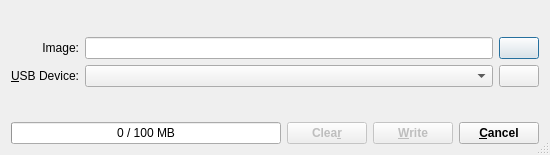
<?xml version="1.0" encoding="UTF-8"?>
<ui version="4.0">
 <class>MainDialog</class>
 <widget class="QDialog" name="MainDialog">
  <property name="geometry">
   <rect>
    <x>0</x>
    <y>0</y>
    <width>550</width>
    <height>155</height>
   </rect>
  </property>
  <property name="sizePolicy">
   <sizepolicy hsizetype="Preferred" vsizetype="Preferred">
    <horstretch>0</horstretch>
    <verstretch>0</verstretch>
   </sizepolicy>
  </property>
  <property name="minimumSize">
   <size>
    <width>0</width>
    <height>0</height>
   </size>
  </property>
  <property name="maximumSize">
   <size>
    <width>16777215</width>
    <height>16777215</height>
   </size>
  </property>
  <property name="acceptDrops">
   <bool>true</bool>
  </property>
  <property name="windowTitle">
   <string notr="true">ROSA Image Writer</string>
  </property>
  <property name="windowIcon">
   <iconset resource="RosaImageWriter.qrc">
    <normaloff>:/res/icon-rosa.svg</normaloff>:/res/icon-rosa.svg</iconset>
  </property>
  <property name="windowFlags">
   <enum>Qt::WindowCloseButtonHint</enum>
  </property>
  <property name="sizeGripEnabled">
   <bool>true</bool>
  </property>
  <layout class="QVBoxLayout" name="mainVerticalLayout">
   <property name="sizeConstraint">
    <enum>QLayout::SetDefaultConstraint</enum>
   </property>
   <item>
    <layout class="QHBoxLayout" name="titleHorizontalLayout">
     <property name="sizeConstraint">
      <enum>QLayout::SetDefaultConstraint</enum>
     </property>
     <item>
      <widget class="QLabel" name="logo">
       <property name="sizePolicy">
        <sizepolicy hsizetype="Preferred" vsizetype="Fixed">
         <horstretch>0</horstretch>
         <verstretch>0</verstretch>
        </sizepolicy>
       </property>
       <property name="text">
        <string/>
       </property>
       <property name="pixmap">
        <pixmap resource="RosaImageWriter.qrc">:/res/logo-rosa.png</pixmap>
       </property>
       <property name="margin">
        <number>0</number>
       </property>
      </widget>
     </item>
     <item>
      <spacer name="horizontalSpacer">
       <property name="orientation">
        <enum>Qt::Horizontal</enum>
       </property>
       <property name="sizeHint" stdset="0">
        <size>
         <width>40</width>
         <height>20</height>
        </size>
       </property>
      </spacer>
     </item>
    </layout>
   </item>
   <item>
    <layout class="QGridLayout" name="controlsGridLayout">
     <item row="0" column="1">
      <widget class="QLineEdit" name="imageEdit">
       <property name="acceptDrops">
        <bool>false</bool>
       </property>
       <property name="dragEnabled">
        <bool>true</bool>
       </property>
       <property name="readOnly">
        <bool>true</bool>
       </property>
      </widget>
     </item>
     <item row="1" column="0">
      <widget class="QLabel" name="deviceLabel">
       <property name="text">
        <string>&amp;USB Device:</string>
       </property>
       <property name="alignment">
        <set>Qt::AlignRight|Qt::AlignTrailing|Qt::AlignVCenter</set>
       </property>
       <property name="buddy">
        <cstring>deviceList</cstring>
       </property>
      </widget>
     </item>
     <item row="0" column="0">
      <widget class="QLabel" name="imageLabel">
       <property name="sizePolicy">
        <sizepolicy hsizetype="Preferred" vsizetype="Fixed">
         <horstretch>0</horstretch>
         <verstretch>0</verstretch>
        </sizepolicy>
       </property>
       <property name="text">
        <string>Image:</string>
       </property>
       <property name="alignment">
        <set>Qt::AlignRight|Qt::AlignTrailing|Qt::AlignVCenter</set>
       </property>
      </widget>
     </item>
     <item row="1" column="1">
      <widget class="QComboBox" name="deviceList">
       <property name="duplicatesEnabled">
        <bool>true</bool>
       </property>
      </widget>
     </item>
     <item row="0" column="2">
      <widget class="QPushButton" name="imageSelectButton">
       <property name="toolTip">
        <string>Open image file</string>
       </property>
       <property name="text">
        <string/>
       </property>
       <property name="icon">
        <iconset resource="RosaImageWriter.qrc">
         <normaloff>:/res/icon-open.ico</normaloff>:/res/icon-open.ico</iconset>
       </property>
      </widget>
     </item>
     <item row="1" column="2">
      <widget class="QPushButton" name="deviceRefreshButton">
       <property name="toolTip">
        <string>Refresh the list</string>
       </property>
       <property name="text">
        <string/>
       </property>
       <property name="icon">
        <iconset resource="RosaImageWriter.qrc">
         <normaloff>:/res/icon-refresh.ico</normaloff>:/res/icon-refresh.ico</iconset>
       </property>
      </widget>
     </item>
    </layout>
   </item>
   <item>
    <spacer name="verticalSpacer">
     <property name="orientation">
      <enum>Qt::Vertical</enum>
     </property>
     <property name="sizeType">
      <enum>QSizePolicy::Expanding</enum>
     </property>
     <property name="sizeHint" stdset="0">
      <size>
       <width>20</width>
       <height>1</height>
      </size>
     </property>
    </spacer>
   </item>
   <item>
    <layout class="QHBoxLayout" name="horizontalLayout">
     <item>
      <widget class="QProgressBar" name="progressBar">
       <property name="value">
        <number>0</number>
       </property>
       <property name="format">
        <string>%v / %m MB</string>
       </property>
      </widget>
     </item>
     <item>
      <spacer name="progressBarSpacer">
       <property name="orientation">
        <enum>Qt::Horizontal</enum>
       </property>
       <property name="sizeType">
        <enum>QSizePolicy::Minimum</enum>
       </property>
       <property name="sizeHint" stdset="0">
        <size>
         <width>0</width>
         <height>10</height>
        </size>
       </property>
      </spacer>
     </item>
     <item>
      <widget class="QPushButton" name="clearButton">
       <property name="enabled">
        <bool>false</bool>
       </property>
       <property name="sizePolicy">
        <sizepolicy hsizetype="Fixed" vsizetype="Fixed">
         <horstretch>0</horstretch>
         <verstretch>0</verstretch>
        </sizepolicy>
       </property>
       <property name="font">
        <font>
         <weight>75</weight>
         <bold>true</bold>
        </font>
       </property>
       <property name="toolTip">
        <string>Delete partitions and make all space available for storing data</string>
       </property>
       <property name="text">
        <string>Clea&amp;r</string>
       </property>
      </widget>
     </item>
     <item>
      <widget class="QPushButton" name="writeButton">
       <property name="enabled">
        <bool>false</bool>
       </property>
       <property name="sizePolicy">
        <sizepolicy hsizetype="Fixed" vsizetype="Fixed">
         <horstretch>0</horstretch>
         <verstretch>0</verstretch>
        </sizepolicy>
       </property>
       <property name="font">
        <font>
         <weight>75</weight>
         <bold>true</bold>
        </font>
       </property>
       <property name="text">
        <string>&amp;Write</string>
       </property>
      </widget>
     </item>
     <item>
      <widget class="QPushButton" name="cancelButton">
       <property name="sizePolicy">
        <sizepolicy hsizetype="Fixed" vsizetype="Fixed">
         <horstretch>0</horstretch>
         <verstretch>0</verstretch>
        </sizepolicy>
       </property>
       <property name="font">
        <font>
         <weight>75</weight>
         <bold>true</bold>
        </font>
       </property>
       <property name="text">
        <string>&amp;Cancel</string>
       </property>
      </widget>
     </item>
    </layout>
   </item>
  </layout>
 </widget>
 <layoutdefault spacing="6" margin="11"/>
 <tabstops>
  <tabstop>imageEdit</tabstop>
  <tabstop>imageSelectButton</tabstop>
  <tabstop>deviceList</tabstop>
 </tabstops>
 <resources>
  <include location="RosaImageWriter.qrc"/>
 </resources>
 <connections>
  <connection>
   <sender>imageSelectButton</sender>
   <signal>clicked()</signal>
   <receiver>MainDialog</receiver>
   <slot>openImageFile()</slot>
   <hints>
    <hint type="sourcelabel">
     <x>700</x>
     <y>76</y>
    </hint>
    <hint type="destinationlabel">
     <x>467</x>
     <y>7</y>
    </hint>
   </hints>
  </connection>
  <connection>
   <sender>writeButton</sender>
   <signal>clicked()</signal>
   <receiver>MainDialog</receiver>
   <slot>writeImageToDevice()</slot>
   <hints>
    <hint type="sourcelabel">
     <x>619</x>
     <y>137</y>
    </hint>
    <hint type="destinationlabel">
     <x>507</x>
     <y>13</y>
    </hint>
   </hints>
  </connection>
  <connection>
   <sender>deviceRefreshButton</sender>
   <signal>clicked()</signal>
   <receiver>MainDialog</receiver>
   <slot>scheduleEnumFlashDevices()</slot>
   <hints>
    <hint type="sourcelabel">
     <x>685</x>
     <y>92</y>
    </hint>
    <hint type="destinationlabel">
     <x>542</x>
     <y>18</y>
    </hint>
   </hints>
  </connection>
  <connection>
   <sender>clearButton</sender>
   <signal>clicked()</signal>
   <receiver>MainDialog</receiver>
   <slot>clearDevice()</slot>
   <hints>
    <hint type="sourcelabel">
     <x>321</x>
     <y>133</y>
    </hint>
    <hint type="destinationlabel">
     <x>274</x>
     <y>77</y>
    </hint>
   </hints>
  </connection>
 </connections>
 <slots>
  <slot>openImageFile()</slot>
  <slot>writeImageToDevice()</slot>
  <slot>scheduleEnumFlashDevices()</slot>
  <slot>clearDevice()</slot>
 </slots>
</ui>
